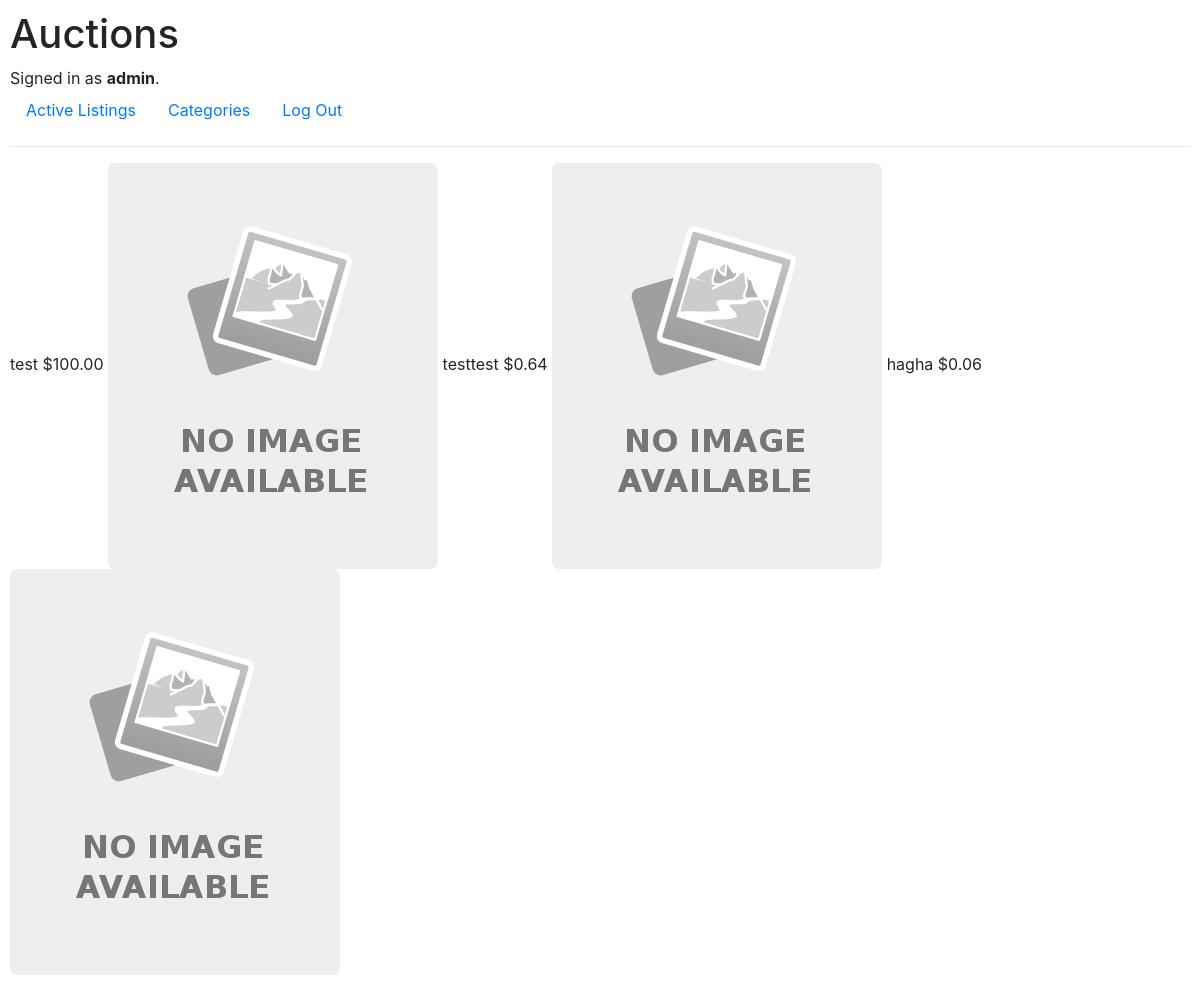
Screenshot of /category/cat (signed in) with the database file from the repository.
### auctions/models.py (models this page shows, shortened)
class User(AbstractUser):
    pass

class Listing(models.Model):
    item_name = models.CharField(max_length=128)
    item_description = models.TextField()
    starting_price = models.DecimalField(decimal_places=2, max_digits=8, validators=[MinValueValidator(0.01)])
    image = models.ImageField(upload_to="", blank=True, default="noimage.svg.png")
    image_url = models.URLField(blank=True)
    category = models.ForeignKey(Category, on_delete=models.CASCADE, related_name="listings")
    user = models.ForeignKey(User, on_delete=models.CASCADE, related_name="listings")
    active = models.BooleanField(default=True)

### auctions/views.py (the view)
# urls.py: path("category/<str:category>", views.category_list, name="category"),
def category_list(request, category):
    try:
        category_name = Category.objects.get(category=category)
        auctions = Listing.objects.all().filter(category=category_name)
    except:
        return render(request, "auctions/no_auction.html")
    return render(
        request, "auctions/category.html", {"auctions": auctions, "category": category}
    )

### auctions/templates/auctions/category.html (shortened to what this page needs)
{% extends "auctions/layout.html" %}
{% block body %}
    {% for auction in auctions %}
    {{ auction.item_name }}
    ${{ auction.starting_price }}
<img src="{{auction.image.url}}" alt="">
    {% endfor %}
{% endblock %}

### auctions/templates/auctions/layout.html (shortened to what this page needs)
{% load static %}
<!DOCTYPE html>
<html lang="en">
    <head>
        <link rel="stylesheet" href="https://stackpath.bootstrapcdn.com/bootstrap/4.4.1/css/bootstrap.min.css">
        <link href="{% static 'auctions/styles.css' %}" rel="stylesheet">
    </head>
    <body>
        <h1>Auctions</h1>
        <div>
            {% if user.is_authenticated %}
                Signed in as <strong>{{ user.username }}</strong>.
            {% else %}
                Not signed in.
            {% endif %}
        </div>
        <ul class="nav">
            <li class="nav-item">
                <a class="nav-link" href="{% url 'index' %}">Active Listings</a>
            </li>
            <li class="nav-item">
                <a class="nav-link" href="{% url 'categories' %}">Categories</a>
            </li>
            {% if user.is_authenticated %}
                <li class="nav-item">
                    <a class="nav-link" href="{% url 'logout' %}">Log Out</a>
                </li>
            {% endif %}
        </ul>
        <hr>
        {% block body %}
        {% endblock %}
    </body>
</html>

### auctions/static/auctions/styles.css (style rules this page uses)
body { padding: 10px; }

### rows the page displays
User: username "admin"
Listing: item_name "test", starting_price "100.00", image (placeholder picture)
Listing: item_name "testtest", starting_price "0.64", image (placeholder picture)
Listing: item_name "hagha", starting_price "0.06", image (placeholder picture)
